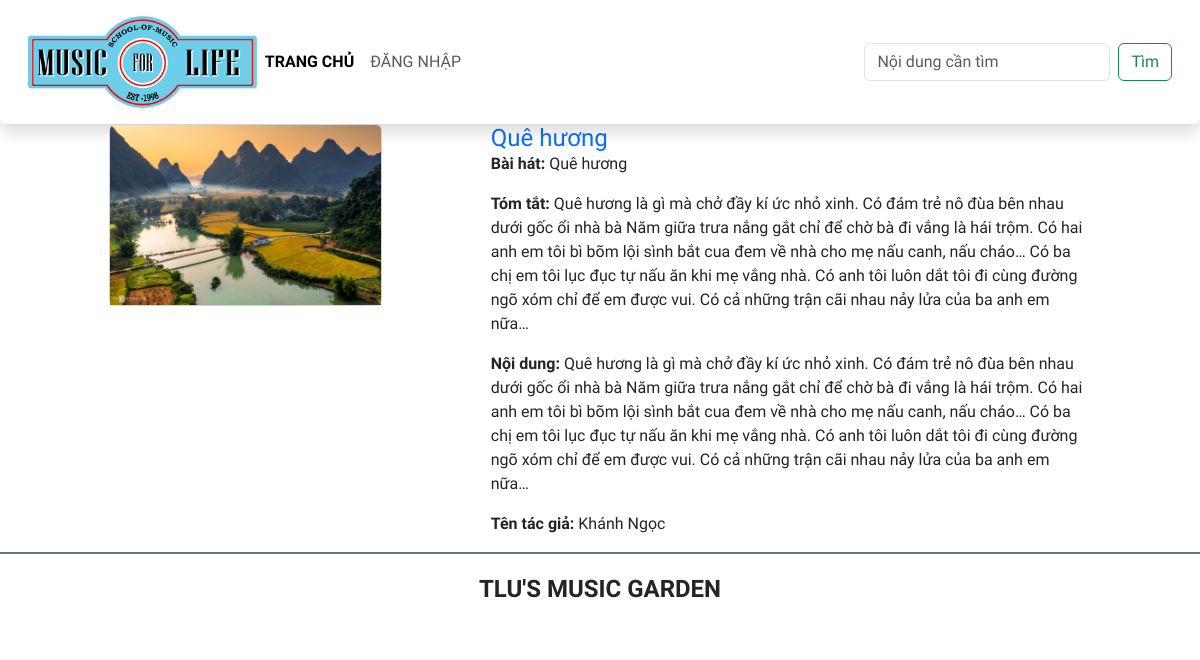
Page /btth01/view/camnhan.php?id=4 on the committed database.
### tables this page shows
CREATE TABLE `baiviet` (
  `ma_bviet` int(11) NOT NULL,
  `tieude` varchar(200) NOT NULL,
  `ten_bhat` varchar(100) NOT NULL,
  `ma_tloai` int(11) NOT NULL,
  `tomtat` text NOT NULL,
  `noidung` text DEFAULT NULL,
  `ma_tgia` int(11) NOT NULL,
  `ngayviet` datetime NOT NULL DEFAULT current_timestamp() ON UPDATE current_timestamp(),
  `hinhanh` varchar(200) DEFAULT NULL
);

CREATE TABLE `tacgia` (
  `ma_tgia` int(11) NOT NULL,
  `ten_tgia` varchar(100) NOT NULL,
  `hinh_tgia` varchar(100) DEFAULT NULL
);

### btth01/view/camnhan.php (the view, shortened to what this page needs)
<?php
$songs = [
    '',
    'longme.jpg',
    'vetmua.jpg',
    'phoipha.jpg',
    'quehuong.jpg',
    'datnuoc.jpg',
    'hardrock.jpg',
    'TheUnforgiven.jpg',
    'noitinhyeubatdau.jpg',
    'loveme.jpg',
    'stronger.jpg',
    'csmt.jpg',
    'cayvagio.jpg',
    'nguoithay.jpg',
];
require '../includes/database-connection.php';
$sql       = "SELECT baiviet.ma_bviet , baiviet.ten_bhat , theloai.ten_tloai , baiviet.tomtat , tacgia.ten_tgia
                FROM baiviet
                INNER JOIN theloai ON baiviet.ma_tloai = theloai.ma_tloai
                INNER JOIN tacgia ON baiviet.ma_tgia = tacgia.ma_tgia
                WHERE baiviet.ma_bviet = {$_GET['id']};";
$statement = $pdo->query($sql);
$content  = $statement->fetch();
?>
<!DOCTYPE html>
<html lang="en">
<head>
    <link href="https://cdn.jsdelivr.net/npm/bootstrap@5.3.0-alpha1/dist/css/bootstrap.min.css" rel="stylesheet">
    <link rel="stylesheet" href="../css/style.css">
</head>
<body>
    <header>
    <?php include './nav.php'; ?>
    <div  class="d-flex justify-content-evenly">
        <div style="display: inline-block; ">
                <div class="card mb-2 col-5" style="width: 100%;">
                <img src= "../images/songs/<?=$songs[$_GET['id']]?>"  class="card-img-top" alt="...">
                        </div>
            </div>
            <div style="display: inline-block; width:600px">
                <h4 class="card-title  text-primary">
                    <?= $content['ten_bhat'] ?>
                </h4>
                <p> <strong>Bài hát:</strong> <?= $content['ten_bhat']?></p>
                <p> <strong > Tóm tắt:</strong> <?= $content['tomtat']?> </p>
                <p> <strong> Nội dung:</strong> <?= $content['tomtat']?> </p>
                <p><strong> Tên tác giả:</strong>  <?= $content['ten_tgia']?></p>
            </div>
    </div>
    <?php include './footer.php'; ?>
</body>
</html>

### btth01/css/style.css (style rules this page uses)
body { font-family: 'Numans', sans-serif !important; }
.card-img-top { width: 100%; height: 15vw; object-fit: cover; }

### rows in the picture
baiviet: ten_bhat "Quê hương", tomtat "Quê hương là gì mà chở đầy kí ức nhỏ xinh. Có đám trẻ nô đùa bên nhau dưới gốc ổi nhà bà Năm giữa trưa nắng gắt chỉ để chờ bà đi vắng là hái trộm. Có hai anh em tôi bì bõm lội sình bắt cua đem về nhà cho mẹ nấu canh, nấu cháo… Có ba chị em tôi lục đục tự nấu ăn khi mẹ vắng nhà. Có anh tôi luôn dắt tôi đi cùng đường ngõ xóm chỉ để em được vui. Có cả những trận cãi nhau nảy lửa của ba anh em nữa…", ma_tgia.ten_tgia "Khánh Ngọc"
